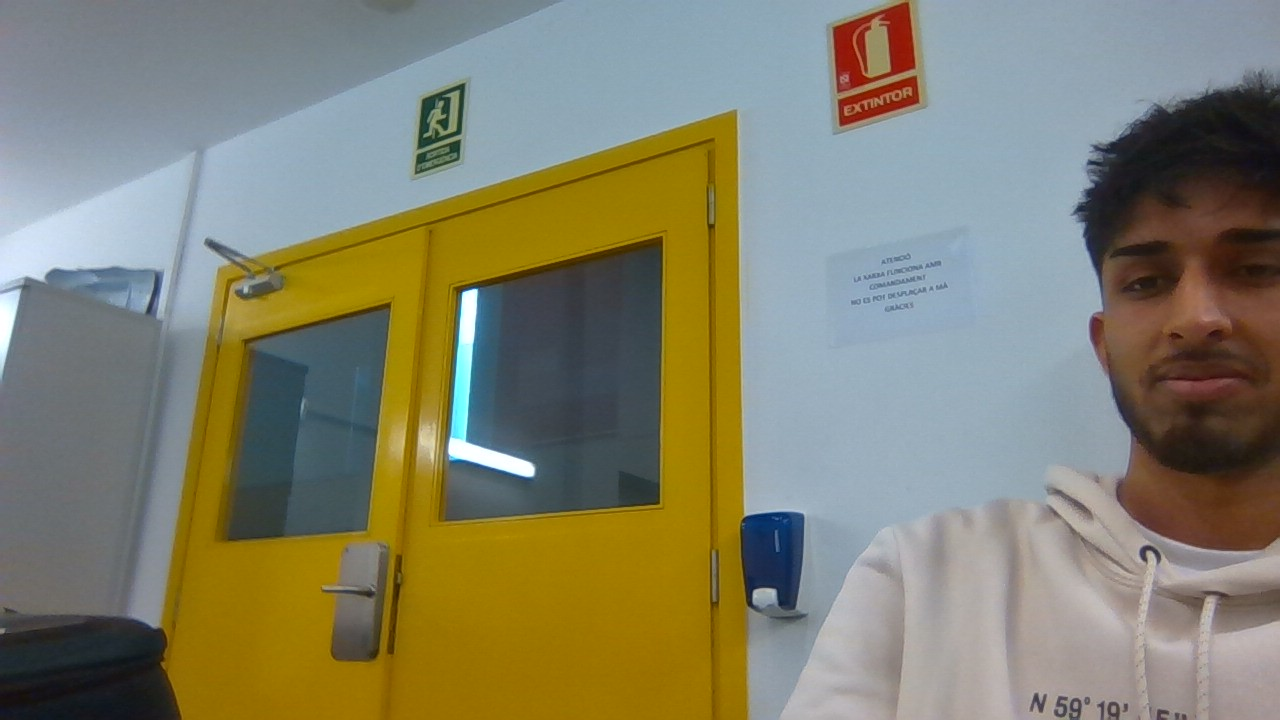
#> input picture Versión 3 y 4/imagenes_entrada/WIN_20260424_10_14_10_Pro.jpg, 1280 x 720 px; its folder holds only this picture in this run
$ python 'InterfazEtiquetación.py'
#> lines starting #> are read from the running program, lines starting #| are printed output that depends on the picture
import cv2
import glob
import os

# ================= CONFIGURACION =================
CARPETA_ENTRADA = "imagenes_entrada"
CARPETA_SALIDA = "etiquetas_salida"
CLASE_DRON = 0
EXTENSIONES = ("*.jpg", "*.jpeg", "*.png", "*.bmp", "*.webp")
VENTANA = "Etiquetador de Drones (YOLO)"
MIN_LADO_CAJA_PX = 4


def clamp(valor, minimo, maximo):
    return max(minimo, min(valor, maximo))


# [26 lines left out: functions normalizar_caja, yolo_a_pixels, not called in this run]


class EtiquetadorYOLO:
    def __init__(self):
        os.makedirs(CARPETA_SALIDA, exist_ok=True)

        self.imagenes = self._listar_imagenes()
        if not self.imagenes:
            raise FileNotFoundError(f"No se encontraron imagenes en '{CARPETA_ENTRADA}'.")

        self.idx = 0
        self.img = None
        self.img_base = None
        self.ancho = 0
        self.alto = 0
        self.cajas = []

        self.dibujando = False
        self.inicio = (0, 0)
        self.fin = (0, 0)

    def _listar_imagenes(self):
        rutas = []
        for ext in EXTENSIONES:
            rutas.extend(glob.glob(os.path.join(CARPETA_ENTRADA, ext)))
        rutas = sorted(rutas)
        return rutas

    def _ruta_txt_actual(self):
        base = os.path.splitext(os.path.basename(self.imagenes[self.idx]))[0]
        return os.path.join(CARPETA_SALIDA, f"{base}.txt")

    def _cargar_etiquetas_existentes(self, ruta_txt):
        cajas = []
        if not os.path.exists(ruta_txt):
            return cajas

        with open(ruta_txt, "r", encoding="utf-8") as f:
            for linea in f:
                partes = linea.strip().split()
                if len(partes) != 5:
                    continue
                try:
                    clase = int(partes[0])
                    xc, yc, w, h = map(float, partes[1:])
                except ValueError:
                    continue

                if clase != CLASE_DRON:
                    continue
                cajas.append(yolo_a_pixels(xc, yc, w, h, self.ancho, self.alto))
        return cajas

    # [16 lines left out: functions _guardar_etiquetas, _guardar_negativa, not called in this run]

    def _cargar_imagen_actual(self):
        ruta = self.imagenes[self.idx]
        self.img_base = cv2.imread(ruta)
        if self.img_base is None:
            raise RuntimeError(f"No se pudo abrir la imagen: {ruta}")
        self.alto, self.ancho = self.img_base.shape[:2]
        self.cajas = self._cargar_etiquetas_existentes(self._ruta_txt_actual())

    def _dibujar_hud(self, canvas):
        total = len(self.imagenes)
        nombre = os.path.basename(self.imagenes[self.idx])
        linea1 = f"Imagen {self.idx + 1}/{total}: {nombre}"
        linea2 = "s=guardar | n=negativa | u=deshacer | c=limpiar | a=anterior | d=siguiente | q=salir"
        linea3 = f"Cajas actuales: {len(self.cajas)}"

        cv2.rectangle(canvas, (0, 0), (self.ancho, 72), (20, 20, 20), -1)
        cv2.putText(canvas, linea1, (10, 22), cv2.FONT_HERSHEY_SIMPLEX, 0.55, (255, 255, 255), 1, cv2.LINE_AA)
        cv2.putText(canvas, linea2, (10, 44), cv2.FONT_HERSHEY_SIMPLEX, 0.5, (180, 230, 255), 1, cv2.LINE_AA)
        cv2.putText(canvas, linea3, (10, 66), cv2.FONT_HERSHEY_SIMPLEX, 0.5, (120, 255, 120), 1, cv2.LINE_AA)

    def _redibujar(self):
        self.img = self.img_base.copy()
        for i, (x1, y1, x2, y2) in enumerate(self.cajas, start=1):
            cv2.rectangle(self.img, (x1, y1), (x2, y2), (0, 220, 0), 2)
            cv2.putText(self.img, f"dron {i}", (x1, max(15, y1 - 6)), cv2.FONT_HERSHEY_SIMPLEX, 0.5, (0, 220, 0), 1, cv2.LINE_AA)

        if self.dibujando:
            cv2.rectangle(self.img, self.inicio, self.fin, (0, 255, 255), 1)

        self._dibujar_hud(self.img)

    # [16 lines left out: function _mouse, not called in this run]

    def run(self):
        cv2.namedWindow(VENTANA)
        cv2.setMouseCallback(VENTANA, self._mouse)

        print("--- INSTRUCCIONES ---")
        print("- Dibuja una o varias cajas por imagen (arrastrar con click izquierdo).")
        print("- s: guarda etiquetas y avanza.")
        print("- n: guarda muestra negativa (.txt vacio) y avanza.")
        print("- u: deshace la ultima caja.")
        print("- c: borra todas las cajas de la imagen actual.")
        print("- a: imagen anterior (sin guardar automatico).")
        print("- d: siguiente imagen (sin guardar automatico).")
        print("- q: salir.")
        print("---------------------")

        while 0 <= self.idx < len(self.imagenes):
            try:
                self._cargar_imagen_actual()
#> in _cargar_imagen_actual, self.img_base is the input picture: shape (720, 1280, 3); mean B, G, R 108.1, 129.2, 130.8
            except RuntimeError as e:
                print(f"[WARN] {e}")
                self.idx += 1
                continue

            while True:
                self._redibujar()
#> in _dibujar_hud, `cv2.rectangle(canvas, (0, 0), (self.ancho, 72), (20, 20, 20), -1)`:
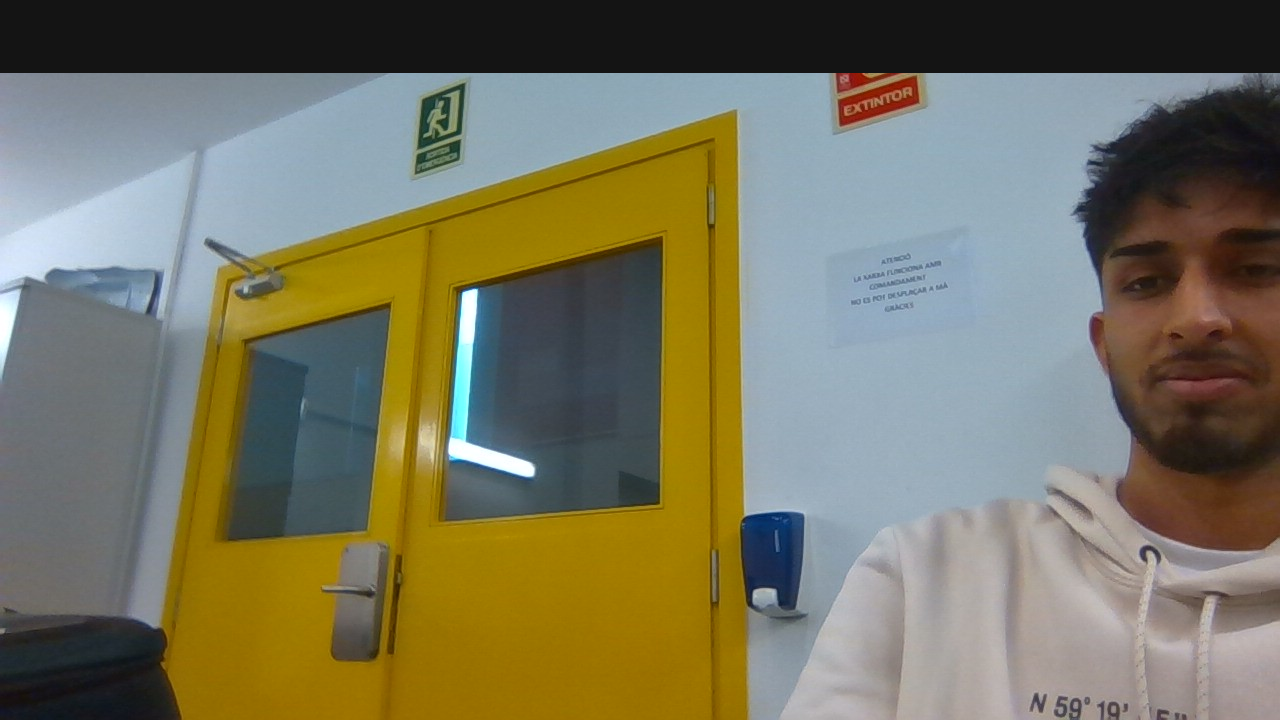
#> canvas: shape (720, 1280, 3); mean B, G, R 94.5, 116.5, 119.2
#> in _dibujar_hud, `cv2.putText(canvas, linea3, (10, 66), cv2.FONT_HERSHEY_SIMPLEX, 0.5, (..`:
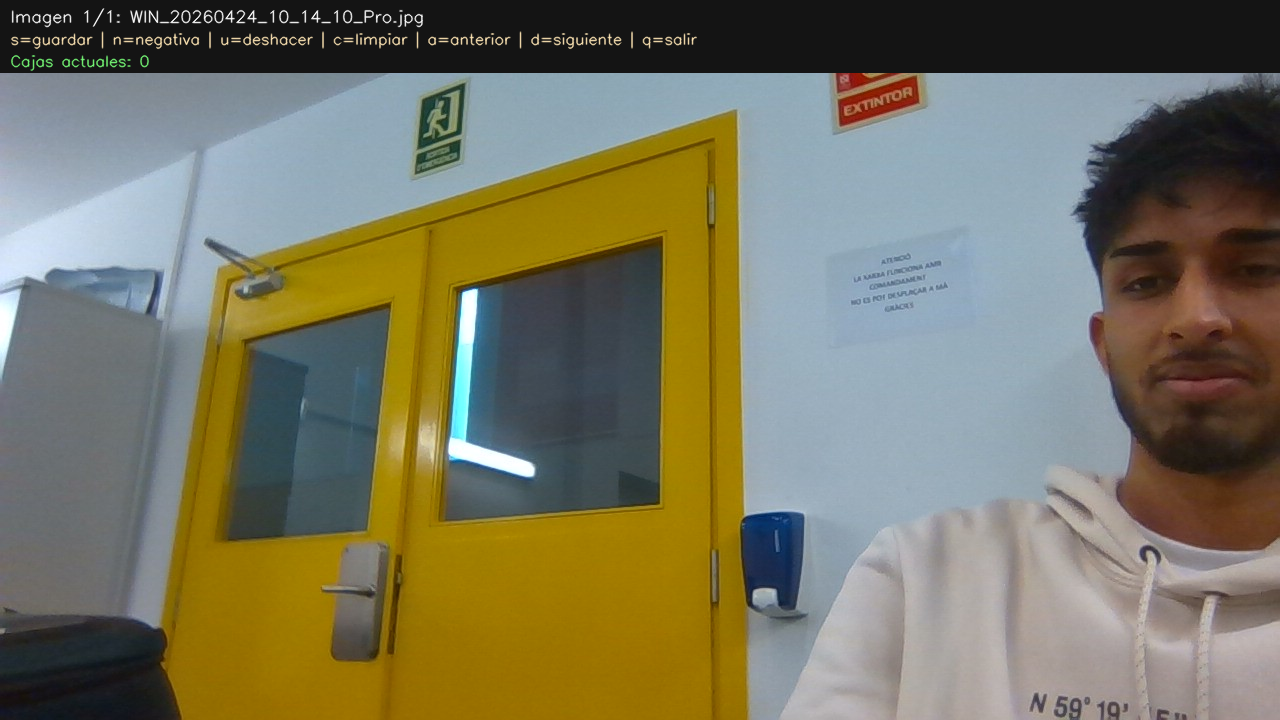
#> canvas: shape (720, 1280, 3); mean B, G, R 95.2, 117.3, 120
                cv2.imshow(VENTANA, self.img)
                tecla = cv2.waitKey(15) & 0xFF
#> (key q is pressed here)

                if tecla == ord("u"):
                    if self.cajas:
                        self.cajas.pop()

                elif tecla == ord("c"):
                    self.cajas = []

                elif tecla == ord("s"):
                    ruta_txt = self._guardar_etiquetas(self.cajas)
                    print(f"Guardado: {os.path.basename(self.imagenes[self.idx])} -> {ruta_txt}")
                    self.idx += 1
                    break

                elif tecla == ord("n"):
                    ruta_txt = self._guardar_negativa()
                    print(f"Negativa: {os.path.basename(self.imagenes[self.idx])} -> {ruta_txt}")
                    self.idx += 1
                    break

                elif tecla == ord("a"):
                    self.idx = max(0, self.idx - 1)
                    break

                elif tecla == ord("d"):
                    self.idx += 1
                    break

                elif tecla == ord("q"):
                    cv2.destroyAllWindows()
                    print("Saliendo del etiquetador...")
                    return

        cv2.destroyAllWindows()
        print("Etiquetado finalizado.")


if __name__ == "__main__":
    try:
        app = EtiquetadorYOLO()
        app.run()
    except FileNotFoundError as e:
        print(e)
